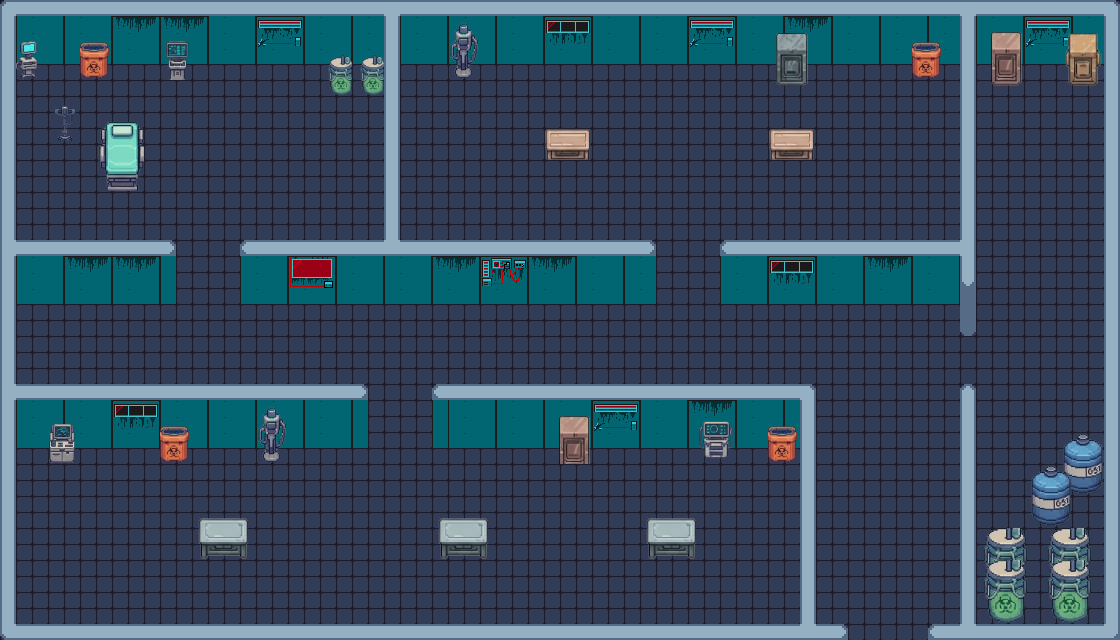

A 2D game scene composited from a Tiled map and its tileset images. What follows is a short description and the map's XML, with each tile layer's data collapsed to a summary:
An orthogonal 70x40 tile map with 16x16 px tiles, 4 tile layers (chao, paredes, objetos, objetos 2), 6 tilesets and 46 objects (2x municao, vida).

<map version="1.10" tiledversion="1.11.2" orientation="orthogonal" renderorder="right-down" width="70" height="40" tilewidth="16" tileheight="16" infinite="0" nextlayerid="14" nextobjectid="72">
 <editorsettings>
  <export target="laboratorio.json" format="json" />
 </editorsettings>
 <tileset firstgid="1" name="tileset x2" tilewidth="16" tileheight="16" tilecount="13616" columns="148">
  <image source="../tiles/laboratorio/tileset x2.png" width="2368" height="1472" />
 </tileset>
 <tileset firstgid="13617" name="tileset x1" tilewidth="16" tileheight="16" tilecount="3404" columns="74">
  <image source="../tiles/laboratorio/tileset x1.png" width="1184" height="736" />
 </tileset>
 <tileset firstgid="17021" name="neo_zero_tiles_and_buildings_01" tilewidth="16" tileheight="16" tilecount="400" columns="20">
  <image source="../tiles/laboratorio/neo_zero_tiles_and_buildings_01.png" width="320" height="320" />
 </tileset>
 <tileset firstgid="17421" name="objetos_scifi" tilewidth="16" tileheight="16" tilecount="961" columns="31">
  <image source="../tiles/laboratorio/objetos_scifi.png" width="500" height="500" />
 </tileset>
 <tileset firstgid="18382" name="portas_e_mesas_scifi" tilewidth="16" tileheight="16" tilecount="961" columns="31">
  <image source="../tiles/laboratorio/portas_e_mesas_scifi.png" width="500" height="500" />
 </tileset>
 <tileset firstgid="19343" name="objetos_scifi_2x" tilewidth="16" tileheight="16" tilecount="324" columns="18">
  <image source="../tiles/laboratorio/objetos_scifi_2x.png" width="300" height="300" />
 </tileset>
 <layer id="4" name="chao" width="70" height="40">
  <data>[2800 cells, 2800 non-empty, 4 distinct tile ids]</data>
 </layer>
 <layer id="1" name="paredes" width="70" height="40">
  <data>[2800 cells, 857 non-empty, 61 distinct tile ids]</data>
 </layer>
 <layer id="7" name="objetos" width="70" height="40">
  <data>[2800 cells, 226 non-empty, 145 distinct tile ids]</data>
 </layer>
 <layer id="6" name="objetos 2" width="70" height="40">
  <data>[2800 cells, 56 non-empty, 34 distinct tile ids]</data>
 </layer>
 <objectgroup id="10" name="inimigos" visible="0">
  <object id="61" x="560" y="549.333" width="10.6667" height="12" />
  <object id="62" x="328" y="554.667" width="10.6667" height="10.6667" />
  <object id="63" x="1033.33" y="336" width="8" height="8" />
 </objectgroup>
 <objectgroup id="8" name="vida" visible="0">
  <object id="71" name="vida" x="560.182" y="434.727" width="28.9091" height="29.0909" />
 </objectgroup>
 <objectgroup id="13" name="portais" visible="0">
  <object id="68" x="850.084" y="614" width="76.3333" height="16">
   <properties>
    <property name="destino" value="cidade" />
    <property name="spawn_x" type="int" value="815" />
    <property name="spawn_y" type="int" value="581" />
   </properties>
  </object>
 </objectgroup>
 <objectgroup id="11" name="municao" visible="0">
  <object id="65" name="municao" x="1069.09" y="52.7273" width="29.8182" height="30.5455" />
  <object id="70" name="municao" x="991.758" y="52.7272" width="29.8182" height="30.5455" />
 </objectgroup>
 <objectgroup id="3" name="solidos" visible="0">
  <object id="1" x="0" y="0.5" width="1119.67" height="30.5" />
  <object id="2" x="-0.0454545" y="26.9545" width="15.5455" height="599.773" />
  <object id="3" x="0.151515" y="624.091" width="848.348" height="15.4091" />
  <object id="4" x="1104.5" y="26.7273" width="15" height="600.318" />
  <object id="6" x="961" y="28.841" width="15" height="272.318" />
  <object id="7" x="384.5" y="27.841" width="15" height="215.318" />
  <object id="8" x="800.795" y="396.841" width="14.4545" height="230.318" />
  <object id="9" x="720.5" y="240" width="244.75" height="31" />
  <object id="10" x="241" y="239.5" width="414" height="32.25" />
  <object id="11" x="16" y="240.5" width="160" height="31" />
  <object id="12" x="433.083" y="384.75" width="382" height="31" />
  <object id="13" x="12.6667" y="383.833" width="355.333" height="31" />
  <object id="14" x="960" y="384.341" width="15" height="244.318" />
  <object id="15" x="928.076" y="624.295" width="192.098" height="15.6591" />
  <object id="17" x="328.583" y="54.6666" width="55.0833" height="39.9167" />
  <object id="18" x="20.3333" y="42.8333" width="16.3333" height="4.00007" />
  <object id="19" x="101.333" y="120.666" width="42" height="70" />
  <object id="20" x="975.25" y="496" width="128.75" height="127" />
  <object id="21" x="1032.33" y="434.667" width="72.3333" height="65.6667" />
  <object id="22" x="770.364" y="129.909" width="42.5455" height="18.2122" />
  <object id="23" x="547.667" y="129.333" width="40" height="19.3333" />
  <object id="24" x="912.333" y="42.6667" width="28.3333" height="11.3333" />
  <object id="28" x="449.833" y="31.5" width="28.8333" height="16.4167" />
  <object id="29" x="648.667" y="518.667" width="45.3333" height="25.3333" />
  <object id="30" x="439.333" y="520" width="46.6667" height="24" />
  <object id="31" x="49.5" y="424.25" width="25.8333" height="7.5" />
  <object id="32" x="991.955" y="33.1818" width="28.7878" height="16.5303" />
  <object id="33" x="1069.69" y="34.0606" width="27" height="18.5758" />
  <object id="37" x="768.334" y="425.167" width="28.3333" height="7.4167" />
  <object id="38" x="200.167" y="518.5" width="46.6667" height="24" />
  <object id="39" x="700.417" y="419.5" width="30" height="12.3334" />
  <object id="40" x="160.5" y="427.25" width="27.8333" height="9.5" />
  <object id="41" x="258.333" y="408.125" width="27.8333" height="27.25" />
  <object id="42" x="54.8333" y="107.333" width="19.3333" height="11.3334" />
  <object id="43" x="79.6667" y="42.6666" width="29" height="7.50007" />
  <object id="44" x="166.167" y="42.5" width="22" height="5.0001" />
  <object id="45" x="776.208" y="33.4167" width="31.0833" height="15.6667" />
  <object id="64" x="560.5" y="417.5" width="28" height="16.5" />
  <object id="69" x="843.083" y="631.917" width="88" height="9.33333" />
 </objectgroup>
</map>
